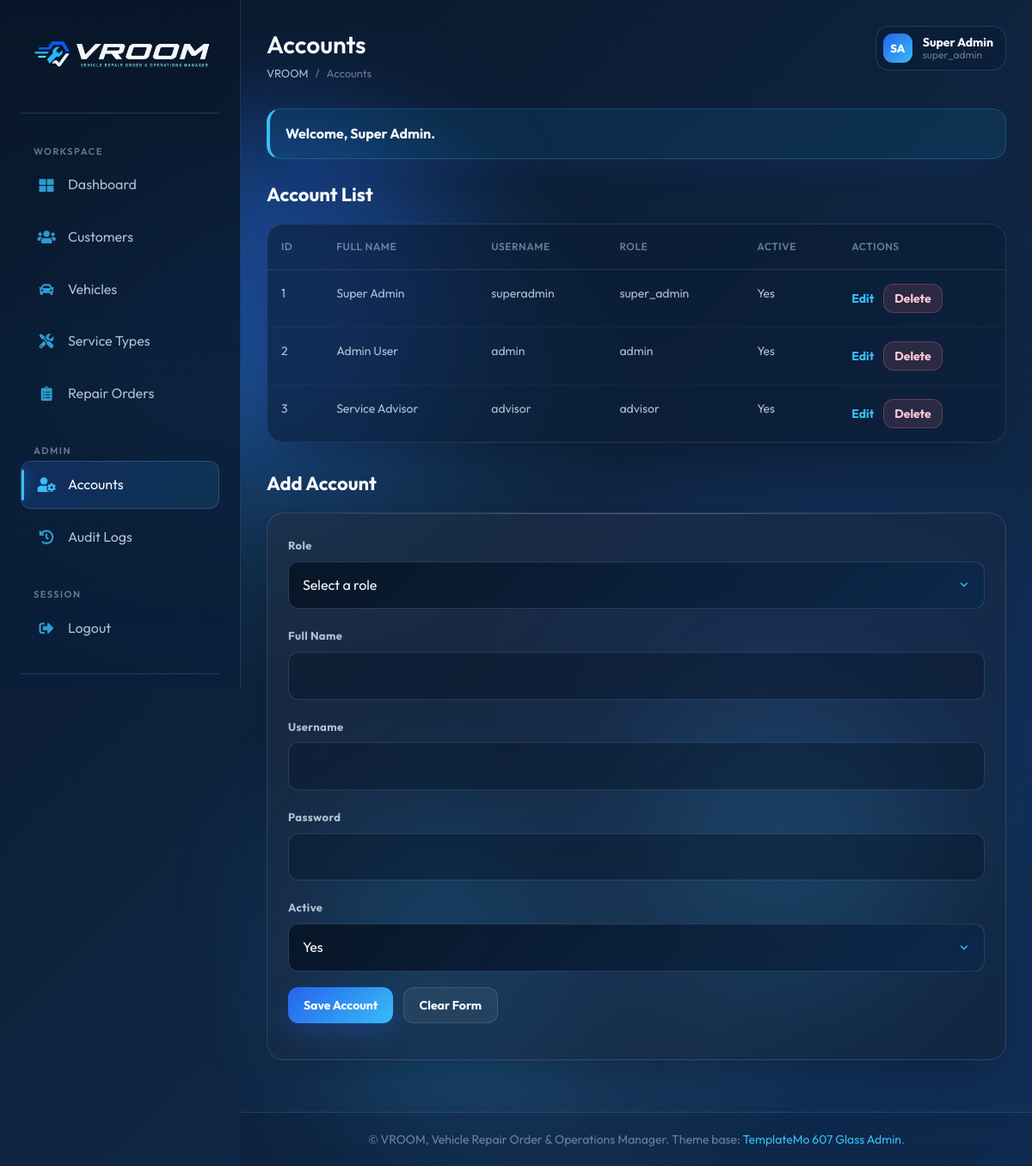
The page /users.php (signed in) on the database as committed earlier.
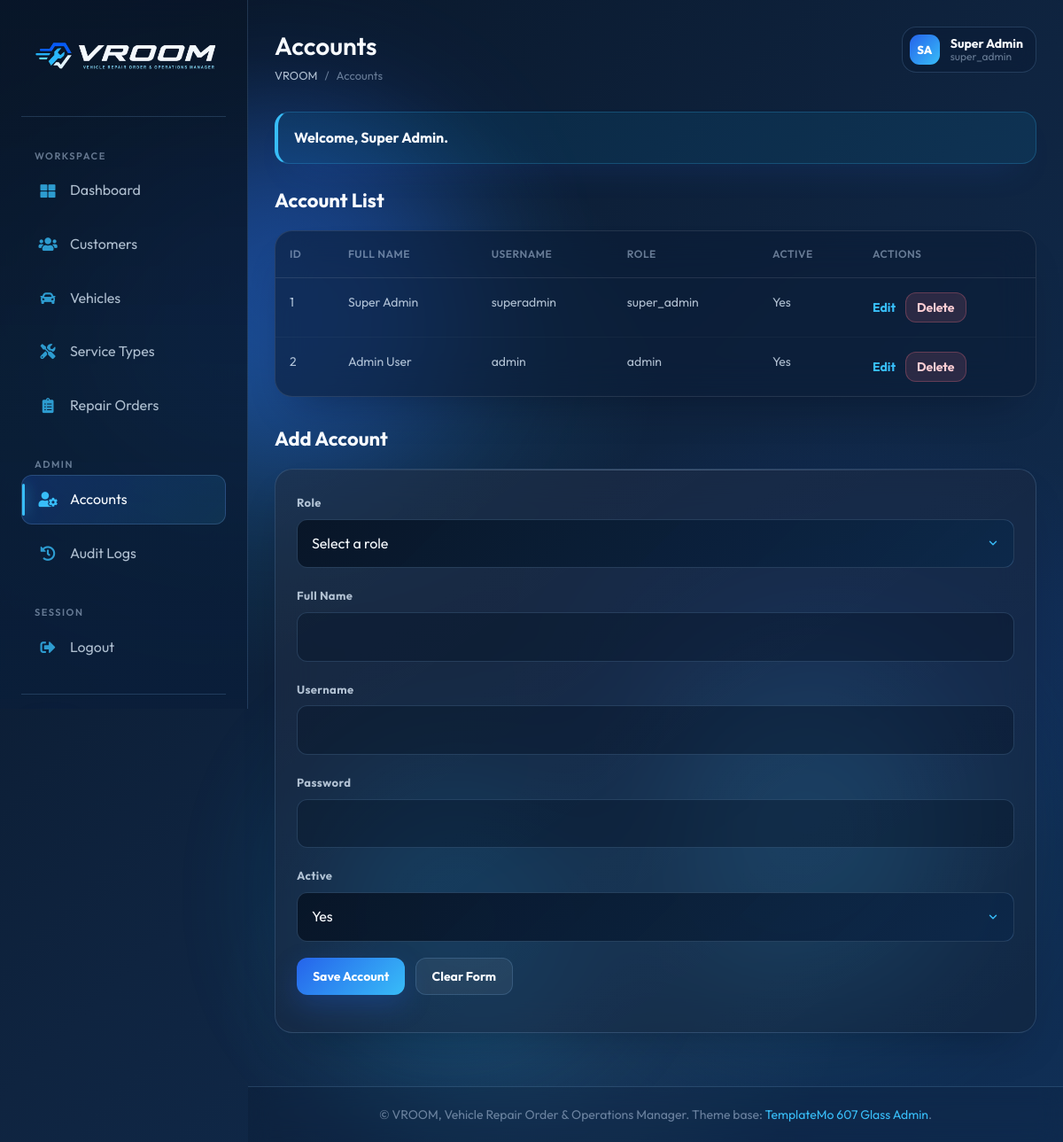
The same page on the database as committed later.
### tables this page shows
CREATE TABLE `users` (
  `user_id` int NOT NULL AUTO_INCREMENT,
  `role_id` int NOT NULL,
  `full_name` varchar(100) NOT NULL,
  `username` varchar(50) NOT NULL,
  `password_hash` varchar(255) NOT NULL,
  `is_active` tinyint(1) NOT NULL DEFAULT 1,
  `created_at` datetime NOT NULL DEFAULT CURRENT_TIMESTAMP,
  PRIMARY KEY (`user_id`),
  UNIQUE KEY `uq_users_username` (`username`),
  KEY `idx_users_role_id` (`role_id`),
  CONSTRAINT `fk_users_role` FOREIGN KEY (`role_id`) REFERENCES `roles` (`role_id`)
    ON UPDATE CASCADE
    ON DELETE RESTRICT
);

CREATE TABLE `roles` (
  `role_id` int NOT NULL AUTO_INCREMENT,
  `role_name` varchar(30) NOT NULL,
  PRIMARY KEY (`role_id`),
  UNIQUE KEY `uq_roles_role_name` (`role_name`)
);

### includes/auth.php (called while the page is built, shortened)
<?php
function e(?string $value): string
{
    return htmlspecialchars((string) $value, ENT_QUOTES, 'UTF-8');
}
function get_flash(): ?string
{
    $message = $_SESSION['flash_message'];
    return $message;
}
function current_user(): ?array
{
    return $_SESSION['user'] ?? null;
}
function has_role(array $roles): bool
{
    $user = current_user();
    return $user !== null && in_array($user['role_name'], $roles, true);
}

### users.php (the view, shortened to what this page needs)
<?php
$pdo = get_pdo();
$editUser = [
    'user_id' => '',
    'role_id' => '',
    'full_name' => '',
    'username' => '',
    'is_active' => '1',
];
$users = $pdo->query(
    'SELECT users.user_id, users.full_name, users.username, users.is_active, roles.role_name
     FROM users
     INNER JOIN roles ON roles.role_id = users.role_id
     ORDER BY users.user_id'
)->fetchAll();
render_header('Accounts');
?>
<h2>Account List</h2>
<table>
    <tr>
        <th>ID</th>
        <th>Full Name</th>
        <th>Username</th>
        <th>Role</th>
        <th>Active</th>
        <th>Actions</th>
    </tr>
    <?php foreach ($users as $user): ?>
        <tr>
            <td><?php echo e((string) $user['user_id']); ?></td>
            <td><?php echo e($user['full_name']); ?></td>
            <td><?php echo e($user['username']); ?></td>
            <td><?php echo e($user['role_name']); ?></td>
            <td><?php echo (int) $user['is_active'] === 1 ? 'Yes' : 'No'; ?></td>
            <td>
                <a href="users.php?edit=<?php echo e((string) $user['user_id']); ?>">Edit</a>
                <form method="post">
                    <button type="submit">Delete</button>
                </form>
            </td>
        </tr>
    <?php endforeach; ?>
</table>
<h2><?php echo $editUser['user_id'] === '' ? 'Add Account' : 'Edit Account'; ?></h2>
<form method="post">
    <p>
        <label for="role_id">Role</label><br>
        <select name="role_id" id="role_id">
            <option value="">Select a role</option>
        </select>
    </p>
    <p>
        <label for="full_name">Full Name</label><br>
        <input type="text" name="full_name" id="full_name" value="<?php echo e($editUser['full_name']); ?>">
    </p>
    <p>
        <label for="username">Username</label><br>
        <input type="text" name="username" id="username" value="<?php echo e($editUser['username']); ?>">
    </p>
    <p>
        <label for="password">Password</label><br>
        <input type="password" name="password" id="password">
    </p>
    <p>
        <label for="is_active">Active</label><br>
        <select name="is_active" id="is_active">
            <option value="1" <?php echo (string) $editUser['is_active'] === '1' ? 'selected' : ''; ?>>Yes</option>
        </select>
    </p>
    <p>
        <button type="submit">Save Account</button>
        <a href="users.php">Clear Form</a>
    </p>
</form>
<?php
render_footer();

### includes/layout.php (shortened to what this page needs)
<?php
function current_page_name(): string
{
    return basename($_SERVER['PHP_SELF'] ?? '');
}
function nav_link(string $href, string $iconClass, string $label): string
{
    $isActive = current_page_name() === $href;
    $activeClass = $isActive ? ' active' : '';
    return sprintf(
        '<li class="nav-item"><a href="%s" class="nav-link%s"><span class="nav-icon %s" aria-hidden="true"></span><span>%s</span></a></li>',
        e($href),
        $activeClass,
        e($iconClass),
        e($label)
    );
}
function app_user_initials(?array $user): string
{
    $parts = preg_split('/\s+/', trim((string) $user['full_name']));
    $initials = '';
    foreach ($parts as $part) {
        if ($part !== '') {
            $initials .= strtoupper(substr($part, 0, 1));
        }
        if (strlen($initials) >= 2) {
            break;
        }
    }
    return $initials !== '' ? $initials : 'U';
}
function render_document_head(string $title): void
{
    ?>
<!DOCTYPE html>
<html lang="en">
<head>
    <link rel="stylesheet" href="template/assets/css/fontawesome-all.min.css">
    <link rel="stylesheet" href="template/glass-admin/templatemo-glass-admin-style.css">
    <link rel="stylesheet" href="assets/app.css">
</head>
<?php
}
function render_header(string $title): void
{
    $user = current_user();
    $flashMessage = get_flash();
    render_document_head($title);
    ?>
<body class="app-shell">
    <div class="background"></div>
    <div class="orb orb-1"></div>
    <div class="orb orb-2"></div>
    <div class="orb orb-3"></div>
    <div class="dashboard">
        <aside class="sidebar" id="sidebar">
            <div class="sidebar-header">
                <a class="app-brand-logo" href="dashboard.php" aria-label="VROOM dashboard">
                    <img src="assets/vroom-logo.png" alt="VROOM">
                </a>
            </div>
            <ul class="nav-menu">
                <li class="nav-section">
                    <span class="nav-section-title">Workspace</span>
                    <ul>
                        <?php if ($user === null): ?>
                            <?php echo nav_link('login.php', 'fas fa-sign-in-alt', 'Login'); ?>
                        <?php else: ?>
                            <?php echo nav_link('dashboard.php', 'fas fa-th-large', 'Dashboard'); ?>
                            <?php echo nav_link('customers.php', 'fas fa-users', 'Customers'); ?>
                            <?php echo nav_link('vehicles.php', 'fas fa-car', 'Vehicles'); ?>
                            <?php echo nav_link('service_types.php', 'fas fa-tools', 'Service Types'); ?>
                            <?php echo nav_link('repair_orders.php', 'fas fa-clipboard-list', 'Repair Orders'); ?>
                        <?php endif; ?>
                    </ul>
                </li>
                <?php if ($user !== null && has_role(['super_admin', 'admin'])): ?>
                    <li class="nav-section">
                        <span class="nav-section-title">Admin</span>
                        <ul>
                            <?php if (has_role(['super_admin'])): ?>
                                <?php echo nav_link('users.php', 'fas fa-user-cog', 'Accounts'); ?>
                            <?php endif; ?>
                            <?php echo nav_link('audit_logs.php', 'fas fa-history', 'Audit Logs'); ?>
                        </ul>
                    </li>
                <?php endif; ?>
                <li class="nav-section">
                    <span class="nav-section-title">Session</span>
                    <ul>
                        <?php if ($user === null): ?>
                            <?php echo nav_link('login.php', 'fas fa-lock', 'Sign In'); ?>
                        <?php else: ?>
                            <?php echo nav_link('logout.php', 'fas fa-sign-out-alt', 'Logout'); ?>
                        <?php endif; ?>
                    </ul>
                </li>
            </ul>
            <div class="sidebar-footer">
            </div>
        </aside>
        <main class="main-content">
            <nav class="navbar">
                <div>
                    <h1 class="page-title"><?php echo e($title); ?></h1>
                    <div class="page-breadcrumb">
                        <a href="<?php echo $user === null ? 'login.php' : 'dashboard.php'; ?>">VROOM</a>
                        <span>/</span>
                        <span><?php echo e($title); ?></span>
                    </div>
                </div>
                <div class="navbar-right">
                    <?php if ($user !== null): ?>
                        <div class="app-account-pill">
                            <div class="app-account-avatar"><?php echo e(app_user_initials($user)); ?></div>
                            <div>
                                <span class="app-account-name"><?php echo e($user['full_name']); ?></span>
                                <span class="app-account-role"><?php echo e($user['role_name']); ?></span>
                            </div>
                        </div>
                    <?php endif; ?>
                </div>
            </nav>
            <?php if ($flashMessage !== null): ?>
                <div class="app-notice">
                    <strong><?php echo e($flashMessage); ?></strong>
                </div>
            <?php endif; ?>
            <section class="app-content">
<?php
}
function render_footer(): void
{
    ?>
            </section>
        </main>
    </div>
    <footer class="site-footer">
        <p>&copy; VROOM, Vehicle Repair Order &amp; Operations Manager. Theme base: <a href="https://templatemo.com/tm-607-glass-admin" target="_blank" rel="nofollow">TemplateMo 607 Glass Admin</a>.</p>
    </footer>
</body>
</html>
<?php
}
    ?>

### template/glass-admin/templatemo-glass-admin-style.css (style rules this page uses)
:root { --emerald: #059669; --emerald-light: #34d399; --gold: #d4a574; --gold-light: #e8c9a0; --amber: #b45309; --cream: #fef3e2; --coral: #e07a5f; --slate: #475569; --glass-bg: rgba(255, 255, 255, 0.05); --glass-border: rgba(255, 255, 255, 0.1); --glass-shadow: rgba(0, 0, 0, 0.3); --glass-hover: rgba(255, 255, 255, 0.08); --bg-dark: #0a0f0d; --bg-gradient-1: #0d1a14; --bg-gradient-2: #132419; --bg-gradient-3: #1a2e23; --text-primary: #f5f5f4; --text-secondary: rgba(245, 245, 244, 0.7); --text-muted: rgba(245, 245, 244, 0.4); --success: #22c55e; --warning: #eab308; --danger: #dc2626; --info: #0ea5e9; --sidebar-width: 280px; --navbar-height: 70px; --border-radius: 20px; --card-padding: 24px; --transition-fast: 0.2s ease; --transition-normal: 0.3s ease; --transition-slow: 0.5s ease; }
*, *::before, *::after { margin: 0; padding: 0; box-sizing: border-box; }
html { scroll-behavior: smooth; }
body { font-family: 'Outfit', sans-serif; background: var(--bg-dark); color: var(--text-primary); min-height: 100vh; overflow-x: hidden; line-height: 1.6; }
a { text-decoration: none; color: inherit; }
.background { position: fixed; top: 0; left: 0; width: 100%; height: 100%; z-index: -2; background: linear-gradient(135deg, var(--bg-gradient-1) 0%, var(--bg-gradient-2) 50%, var(--bg-gradient-3) 100%); }
.background::before { content: ''; position: absolute; top: 0; left: 0; width: 100%; height: 100%; background: radial-gradient(ellipse 80% 50% at 20% 40%, rgba(120, 0, 255, 0.15) 0%, transparent 50%), radial-gradient(ellipse 60% 40% at 80% 60%, rgba(0, 200, 255, 0.12) 0%, transparent 50%), radial-gradient(ellipse 50% 30% at 50% 80%, rgba(255, 0, 200, 0.1) 0%, transparent 50%); }
.orb { position: fixed; border-radius: 50%; filter: blur(80px); opacity: 0.4; z-index: -1; animation: float 20s ease-in-out infinite; }
.orb-1 { width: 400px; height: 400px; background: var(--emerald); top: 10%; left: 10%; animation-delay: 0s; }
.orb-2 { width: 350px; height: 350px; background: var(--gold); top: 60%; right: 10%; animation-delay: -5s; }
.dashboard { display: flex; min-height: 100vh; }
.sidebar { position: fixed; left: 0; top: 0; width: var(--sidebar-width); height: 100vh; background: var(--glass-bg); backdrop-filter: blur(20px); -webkit-backdrop-filter: blur(20px); border-right: 1px solid var(--glass-border); padding: 24px; z-index: 100; transition: all var(--transition-normal); overflow-y: auto; }
.sidebar-header { display: flex; align-items: center; gap: 12px; padding-bottom: 30px; border-bottom: 1px solid var(--glass-border); margin-bottom: 30px; }
.nav-menu { list-style: none; flex: 1; }
.nav-menu ul { list-style: none; padding: 0; margin: 0; }
.nav-section { margin-bottom: 25px; list-style: none; }
.nav-section-title { font-size: 11px; font-weight: 600; text-transform: uppercase; letter-spacing: 1.5px; color: var(--text-muted); margin-bottom: 12px; padding-left: 15px; }
.nav-item { margin-bottom: 5px; list-style: none; }
.nav-link { display: flex; align-items: center; gap: 14px; padding: 14px 18px; color: var(--text-secondary); text-decoration: none; border-radius: 12px; transition: all var(--transition-fast); position: relative; overflow: hidden; }
.nav-link.active { background: var(--glass-hover); color: var(--text-primary); }
.nav-icon { width: 22px; height: 22px; opacity: 0.8; }
.nav-link.active .nav-icon, .nav-link:hover .nav-icon { opacity: 1; }
.sidebar-footer { padding-top: 20px; border-top: 1px solid var(--glass-border); }
.main-content { flex: 1; margin-left: var(--sidebar-width); padding: 30px; min-height: 100vh; }
.navbar { display: flex; align-items: center; justify-content: space-between; margin-bottom: 30px; gap: 20px; }
.page-title { font-size: 28px; font-weight: 600; }
.navbar-right { display: flex; align-items: center; gap: 15px; }
.page-breadcrumb { display: flex; align-items: center; gap: 8px; font-size: 13px; color: var(--text-muted); }
.page-breadcrumb a { color: var(--text-secondary); transition: color var(--transition-fast); }
.page-breadcrumb span { color: var(--text-muted); }
.site-footer { text-align: center; padding: 20px; margin-left: var(--sidebar-width); color: var(--text-muted); font-size: 14px; }
.site-footer a { color: var(--emerald-light); transition: color var(--transition-fast); }
.orb-3 { width: 300px; height: 300px; background: var(--coral); bottom: 10%; left: 30%; animation-delay: -10s; }

Rows that differ between the two databases and show on the page:
removed users: user_id "3", full_name "Service Advisor", username "advisor", role.role_name "advisor", is_active "Yes"
